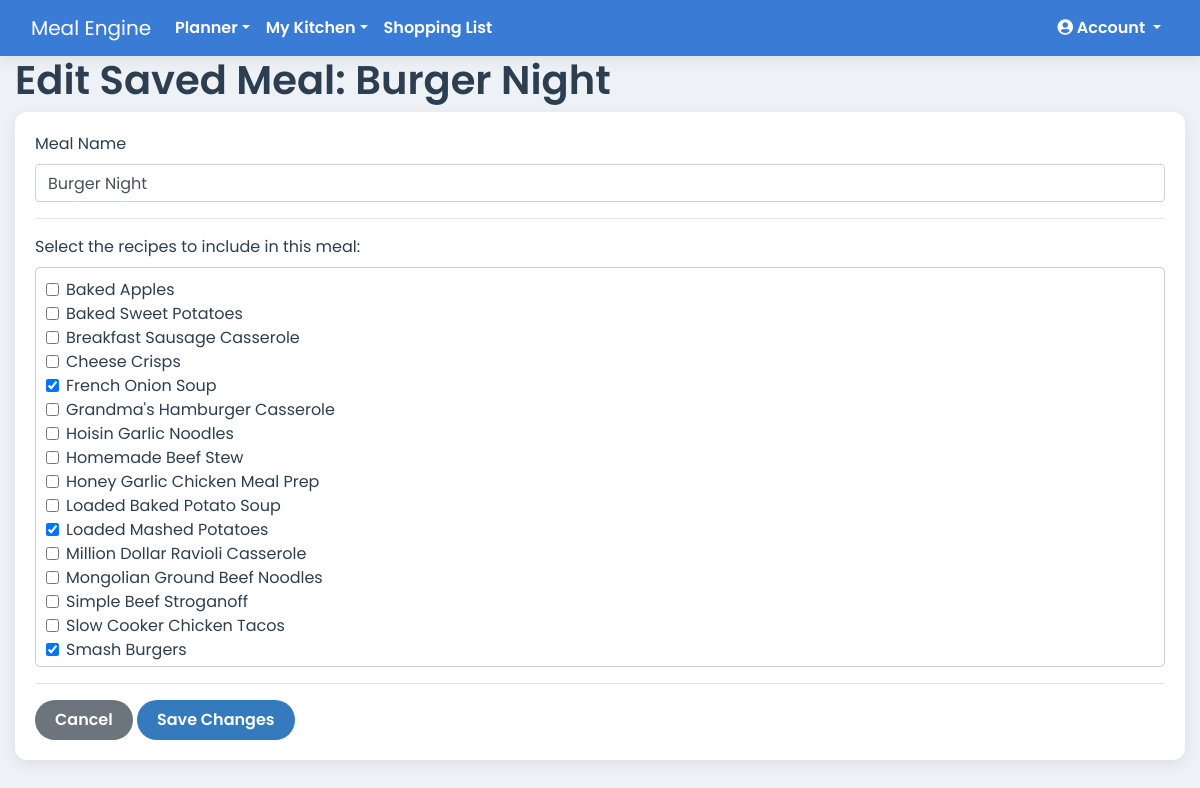
The app's page /saved-meal/1/edit (signed in) with its own data.
### app.py (models this page shows)
class SavedMeal(db.Model):
    id = db.Column(db.Integer, primary_key=True)
    name = db.Column(db.String(100), nullable=False)
    household_id = db.Column(db.Integer, db.ForeignKey('household.id'), nullable=False)
    recipes = db.relationship('Recipe', secondary='saved_meal_recipe_link')

class Recipe(db.Model):
    id = db.Column(db.Integer, primary_key=True)
    user_id = db.Column(db.Integer, db.ForeignKey('user.id'), nullable=False)
    household_id = db.Column(db.Integer, db.ForeignKey('household.id'), nullable=False)
    name = db.Column(db.String(100), nullable=False)
    instructions = db.Column(db.Text, nullable=False)
    servings = db.Column(db.Integer)
    prep_time = db.Column(db.String(50))
    cook_time = db.Column(db.String(50))
    is_favorite = db.Column(db.Boolean, default=False, nullable=False)
    meal_type = db.Column(db.String(50), nullable=False, default='Main Course')
    rating = db.Column(db.Integer, nullable=False, default=0)
    ingredients = db.relationship('RecipeIngredient', backref='recipe', lazy=True, cascade="all, delete-orphan")
    calories = db.Column(db.Float, nullable=True)
    protein = db.Column(db.Float, nullable=True)
    fat = db.Column(db.Float, nullable=True)
    carbs = db.Column(db.Float, nullable=True)

### app.py (the view, shortened to what this page needs)
@app.route('/saved-meal/<int:saved_meal_id>/edit', methods=['GET', 'POST'])
@login_required
def edit_saved_meal(saved_meal_id):
    saved_meal = SavedMeal.query.filter_by(id=saved_meal_id, household_id=current_user.household_id).first_or_404()
    all_recipes = Recipe.query.filter_by(household_id=current_user.household_id).order_by(Recipe.name).all()
    current_recipe_ids = {recipe.id for recipe in saved_meal.recipes}
    return render_template('edit_saved_meal.html', saved_meal=saved_meal, all_recipes=all_recipes, current_recipe_ids=current_recipe_ids)

### app.py (called while the page is built)
@app.context_processor
def inject_cache_buster():
    return dict(cache_buster=int(time.time()))

@app.before_request
def before_request():
    g.current_month_name = date.today().strftime('%B')

@login_manager.user_loader
def load_user(user_id):
    return db.session.get(User, int(user_id))

    @property
    def is_premium_or_elite(self):
        return self.subscription_plan in ['premium', 'elite']

### templates/edit_saved_meal.html
{% extends 'base.html' %}
{% block content %}
<h1>Edit Saved Meal: {{ saved_meal.name }}</h1>
<div class="card">
    <div class="card-body">
        <form method="POST">
            <div class="form-group">
                <label for="name">Meal Name</label>
                <input type="text" class="form-control" id="name" name="name" value="{{ saved_meal.name }}" required>
            </div>
            <hr>
            <div class="form-group">
                <label>Select the recipes to include in this meal:</label>
                <div style="height: 400px; overflow-y: scroll; border: 1px solid #ccc; padding: 10px; border-radius: 5px;">
                    {% for recipe in all_recipes %}
                    <div class="form-check">
                        <input class="form-check-input" type="checkbox" name="recipe_ids" value="{{ recipe.id }}" id="recipe-{{ recipe.id }}" {% if recipe.id in current_recipe_ids %}checked{% endif %}>
                        <label class="form-check-label" for="recipe-{{ recipe.id }}">
                            {{ recipe.name }}
                        </label>
                    </div>
                    {% endfor %}
                </div>
            </div>
            <hr>
            <a href="{{ url_for('saved_meals') }}" class="btn btn-secondary">Cancel</a>
            <button type="submit" class="btn btn-primary">Save Changes</button>
        </form>
    </div>
</div>
{% endblock %}

### static/css/style.css (style rules this page uses)
:root { --primary-blue: #3a7bd5; --secondary-blue: #357abd; --light-bg: #eef2f7; --card-bg: #ffffff; --text-dark: #2c3e50; --text-light: #5a6a7a; --danger-red: #e74c3c; --success-green: #2ecc71; --info-cyan: #1abc9c; --snack-teal: #20c997; --shadow: 0 4px 15px rgba(0, 0, 0, 0.08); }
body { font-family: 'Poppins', sans-serif; font-weight: 400; background-color: var(--light-bg); color: var(--text-dark); }
.btn { border-radius: 20px; padding: 8px 20px; border: none; font-weight: 600; transition: all 0.3s ease; }
.btn-primary { background-color: var(--secondary-blue); color: white; }
h1, h2, h3, h4, h5 { color: var(--text-dark); font-weight: 600; }
.card, .jumbotron { background-color: var(--card-bg); border: none; border-radius: 12px; box-shadow: var(--shadow); }
.card { transition: transform 0.2s ease-in-out, box-shadow 0.2s ease-in-out; }

### records on screen
SavedMeal: name "Burger Night"
Recipe: name "Baked Apples"
Recipe: name "Baked Sweet Potatoes"
Recipe: name "Breakfast Sausage Casserole"
Recipe: name "Cheese Crisps"
Recipe: recipe_ids "☑", name "French Onion Soup"
Recipe: name "Grandma's Hamburger Casserole"
Recipe: name "Hoisin Garlic Noodles"
Recipe: name "Homemade Beef Stew"
Recipe: name "Honey Garlic Chicken Meal Prep"
Recipe: name "Loaded Baked Potato Soup"
Recipe: recipe_ids "☑", name "Loaded Mashed Potatoes"
Recipe: name "Million Dollar Ravioli Casserole"
Recipe: name "Mongolian Ground Beef Noodles"
Recipe: name "Simple Beef Stroganoff"
Recipe: name "Slow Cooker Chicken Tacos"
Recipe: recipe_ids "☑", name "Smash Burgers"
